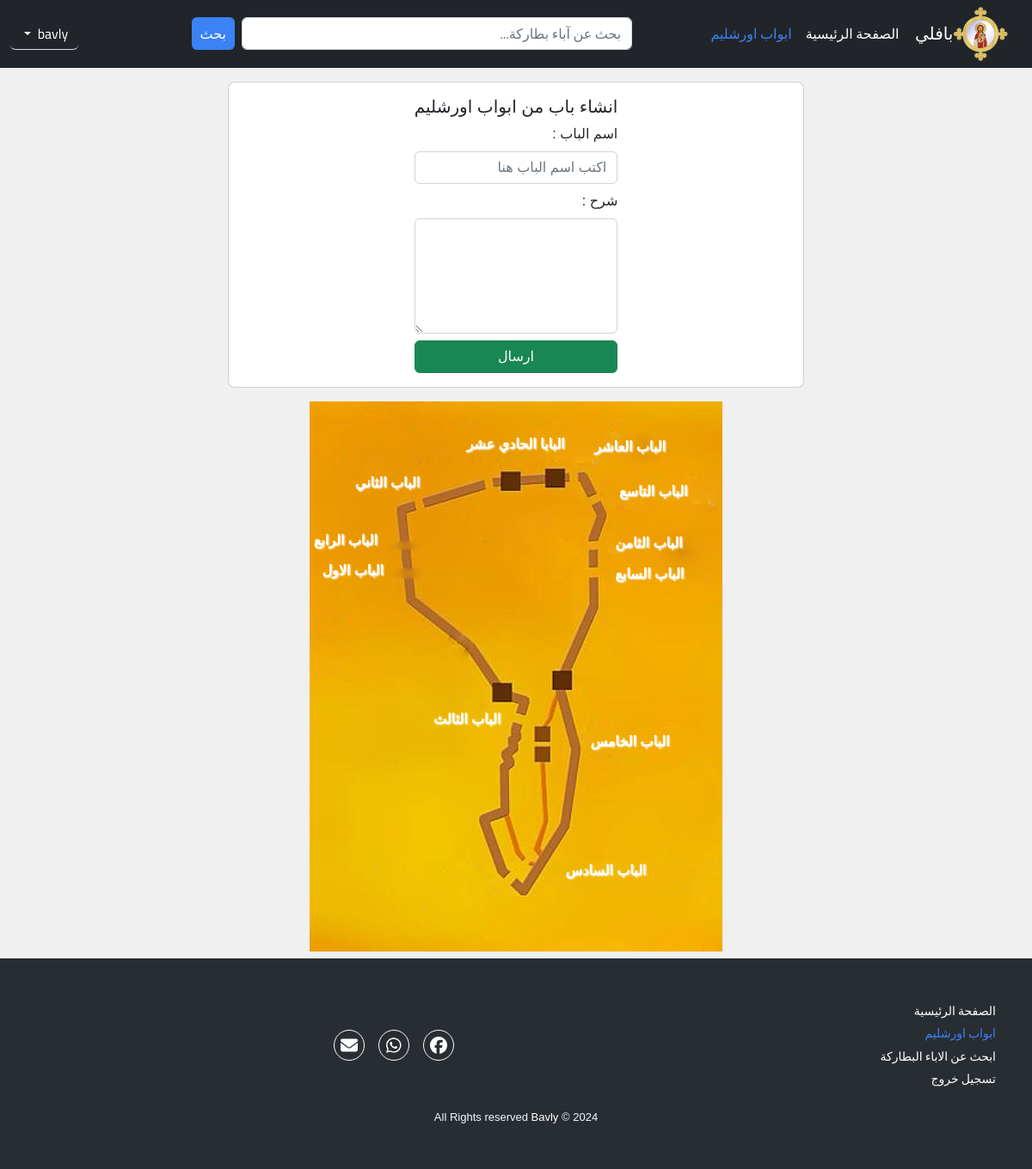
The app's page /gates-jerusalem.php (signed in) with its own data.
### tables this page shows
CREATE TABLE `gates` (
  `id` int(11) NOT NULL,
  `name` varchar(255) NOT NULL,
  `text` varchar(255) NOT NULL
);

### gates-jerusalem.php (the view, shortened to what this page needs)
<?php
if (isset($_SESSION['username'])) {
    require_once "./includes/layout/header.php";
    require_once "./includes/layout/nav.php";
    require_once 'connect.php';
    $query = "SELECT * FROM gates ORDER BY id desc";
    $stmt = $pdo->query($query);
    $row_count = $stmt->rowCount();
?>
    <?php
    if ($row_count != 12) {
        if ($_SESSION['group-id'] == 1) {
    ?>
            <div class="container my-3">
                <div class="card rounded-3 card-w-90" style="width: 60%; margin: auto;">
                    <div class="card-body m-auto">
                        <h5 class="card-title text-center">انشاء باب من ابواب اورشليم</h5>
                        <form action="" method="POST">
                            <div class="form-group">
                                <div class="d-flex flex-column">
                                    <label for="file-picker" class="form-label">اسم الباب : </label>
                                    <input type="text" require class="form-control" name="name" placeholder="اكتب اسم الباب هنا">
                                </div>
                                <div class="my-2">
                                    <label for="file-picker" class="form-label"> شرح : </label>
                                    <textarea class="form-control " require name="text" id="post-editor" rows="5"></textarea>
                                </div>
                            </div>
                            <button type="submit" class="btn btn-success" style="width: 100%;">ارسال</button>
                        </form>
                    </div>
                </div>
            </div>
    <?php
        }
    }
    ?>
    <?php
    if ($row_count != 0) {
    ?>
        <div class="map-container m-auto my-2">
            <?php
            while ($row = $stmt->fetch(PDO::FETCH_ASSOC)) {
            ?>
                <div class="gate "><a href="details.php?gates-jerusalem-Id=<?php echo $row['id']; ?>" class=""><?php echo $row['name']; ?></a></div>
            <?php
            }
            ?>
        </div>
    <?php } ?>
<?php } else {
    header('location: login.php');
    exit();
} ?>
<?php require_once './includes/layout/footer.php'; ?>

### includes/css/global.css (style rules this page uses)
:root { --main-color: #3b82f6; --secondary-color: #2563eb; --light-color: #60a5fa; }
body { font-family: 'Cairo', sans-serif; overflow: hidden; }
a { color: #fff; text-decoration: none; }

### includes/css/pages/login.css (style rules this page uses)
* { margin: 0; padding: 0; box-sizing: border-box; }
body { font-family: 'Changa', sans-serif; }

### includes/css/pages/dashboard.css (style rules this page uses)
.card { border-radius: 25px; background-color: #FFF; }

### gates-jerusalem.php (style rules this page uses)
body { justify-content: center; align-items: center; height: 100vh; margin: 0; background-color: #f0f0f0; }
.map-container { position: relative; width: 480px; height: 640px; background-image: url('media/img/map.png'); background-size: cover; background-position: center; }
.gate { position: absolute; color: #000; font-weight: bold; cursor: pointer; text-shadow: 1px 1px 2px #fff; }
.map-container .gate:nth-child(1) { top: 6%; left: 38%; }
.map-container .gate:nth-child(2) { top: 6.5%; left: 69%; }
.map-container .gate:nth-child(3) { top: 14.5%; left: 75%; }
.map-container .gate:nth-child(4) { top: 24%; left: 74%; }
.map-container .gate:nth-child(5) { top: 29.5%; left: 74%; }
.map-container .gate:nth-child(6) { top: 83.5%; left: 62%; }
.map-container .gate:nth-child(7) { top: 60%; left: 68%; }
.map-container .gate:nth-child(8) { top: 23.5%; left: 1%; }
.map-container .gate:nth-child(9) { top: 56%; left: 30%; }
.map-container .gate:nth-child(10) { top: 13%; left: 11%; }
.map-container .gate:nth-child(11) { top: 29%; left: 3%; }

### records on screen
gates: name "البابا الحادي عشر"
gates: name "الباب العاشر"
gates: name "الباب التاسع"
gates: name "الباب الثامن"
gates: name "الباب السابع"
gates: name "الباب السادس"
gates: name "الباب الخامس"
gates: name "الباب الرابع"
gates: name "الباب الثالث"
gates: name "الباب الثاني"
gates: name "الباب الاول"
